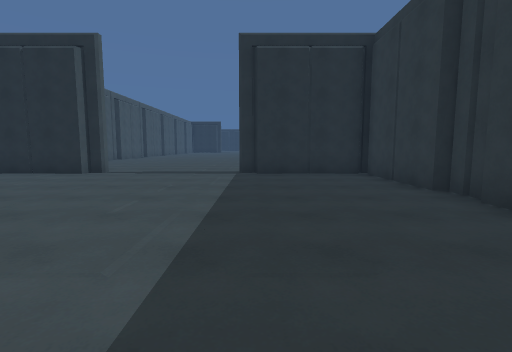
View 1 (above)

23 first-person views from a walk through a 3-D level made in the Unity game engine. The camera is 1.4 m above the floor, tilts 6° down and sees 85° across. The floor is counted in squares, 1.8 m on a side. Each view is taken from the middle of a square. On the plan, view 1 faces up. The plan holds only what a view shows up to about 10 squares ahead; the rest is blank. The place goes on beyond the plan. The player is left out. Some animated figures are left out. Surface patterns are stand-ins for the level's own textures.

View 2
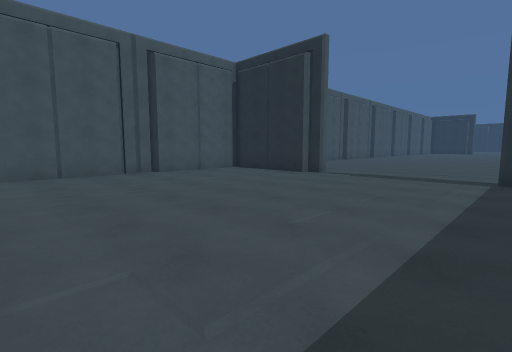

View 3
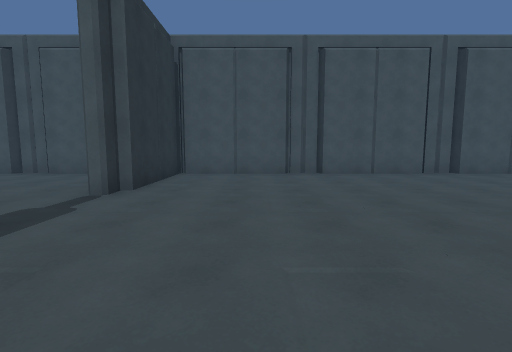

View 4
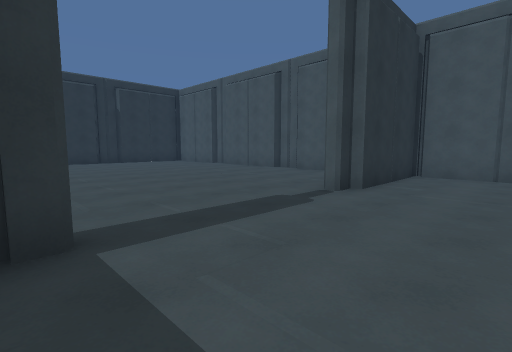

View 5
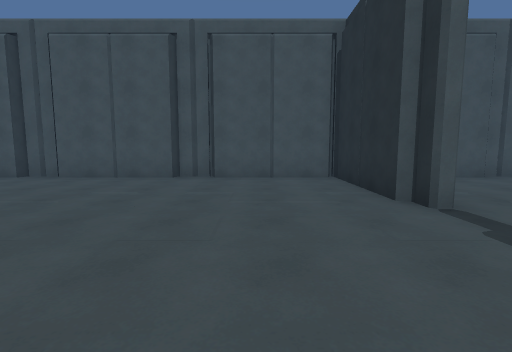

View 6
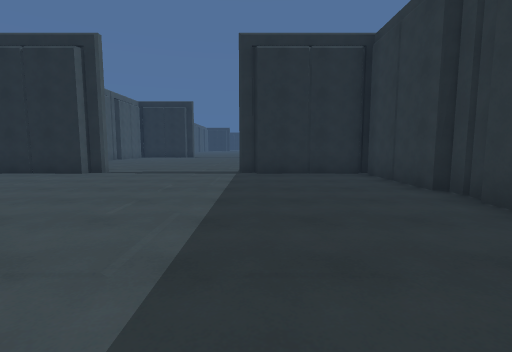

View 7
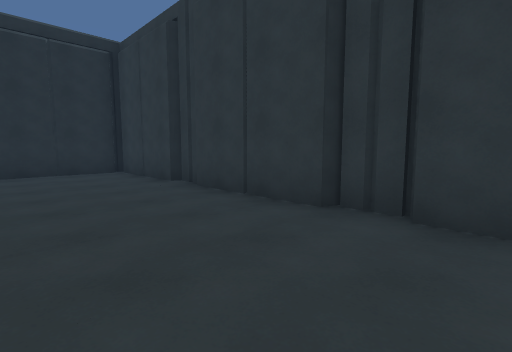

View 8
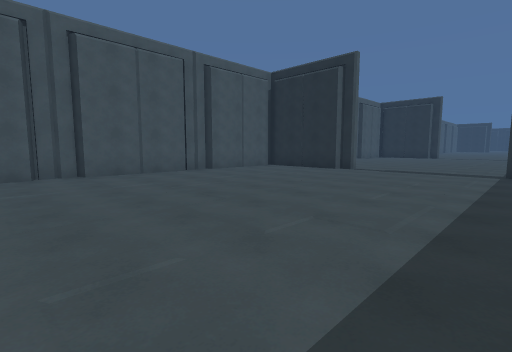

View 9
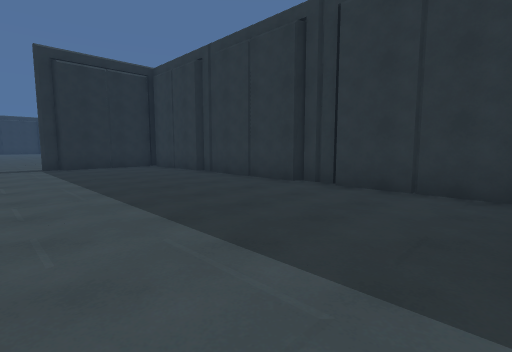

View 10
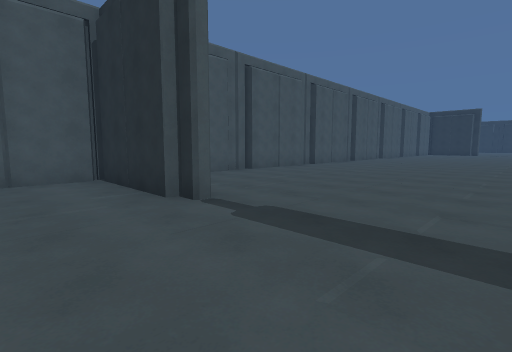

View 11
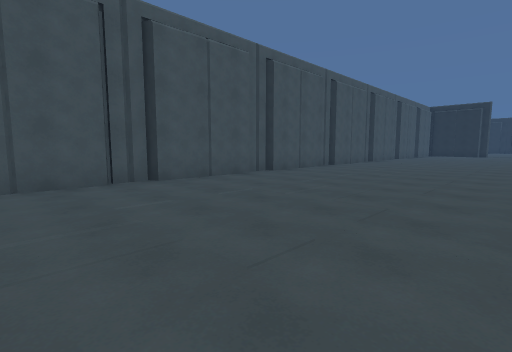

View 12
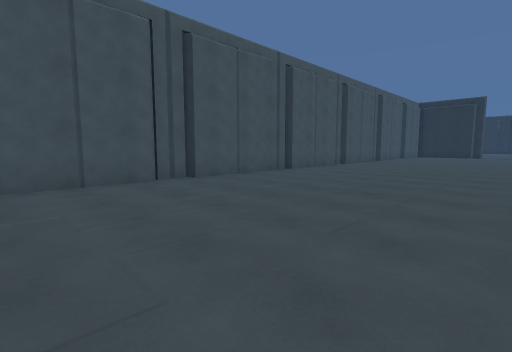

View 13
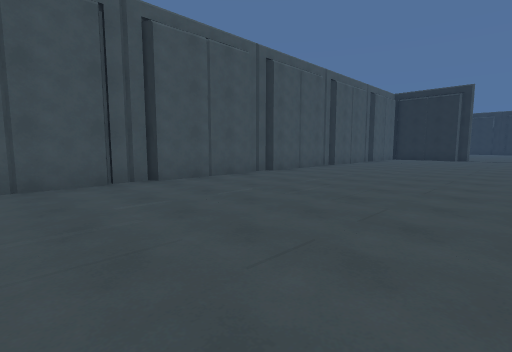

View 14
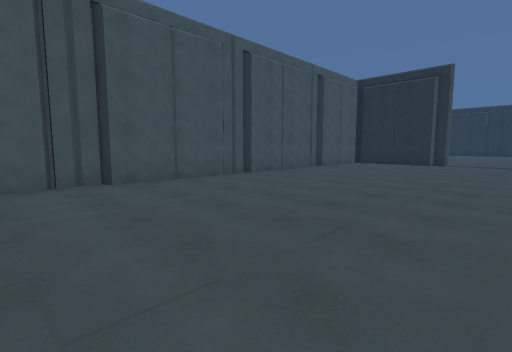

View 15
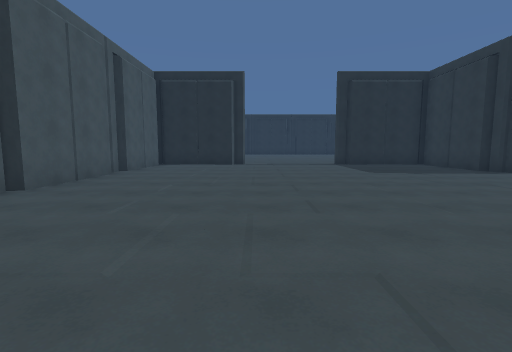

View 16
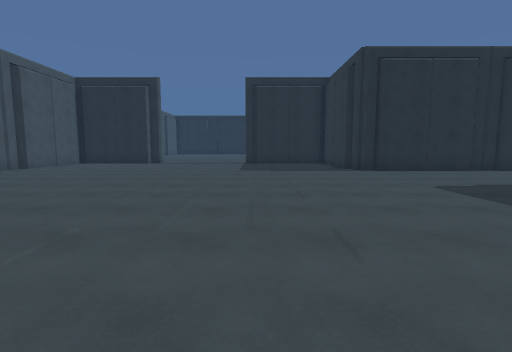

View 17
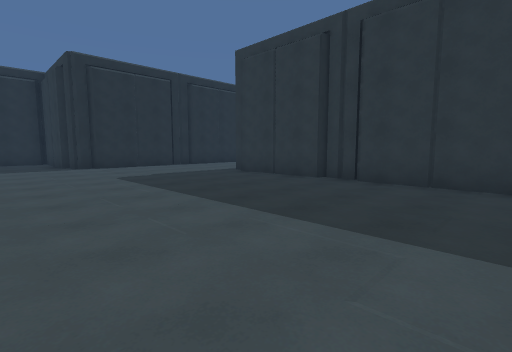

View 18
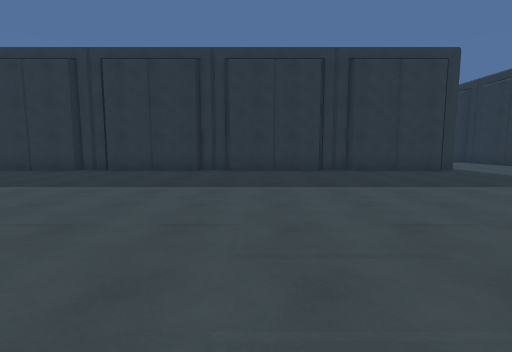

View 19
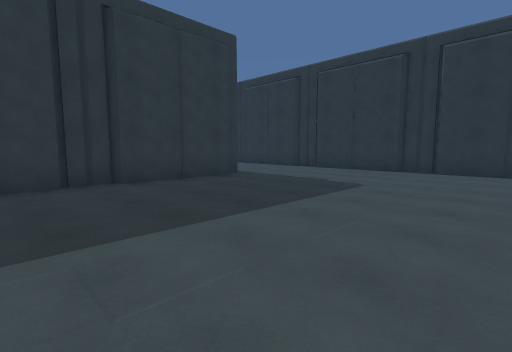

View 20
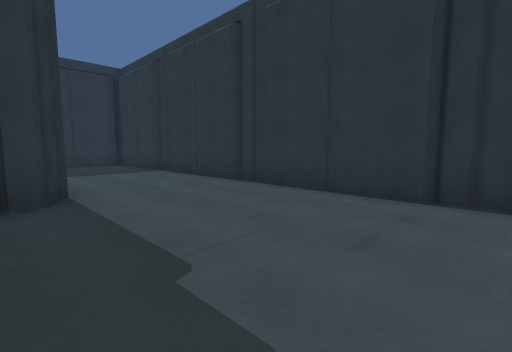

View 21
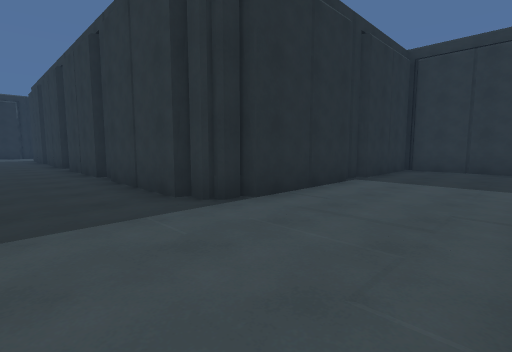

View 22
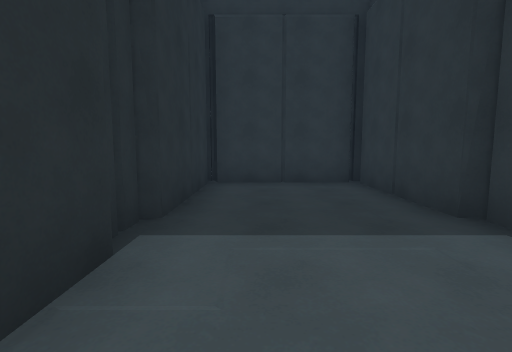

View 23
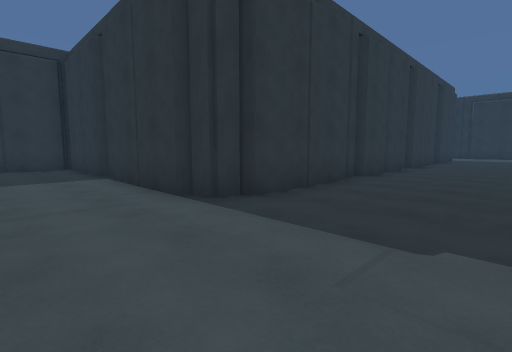

### Floor plan
Points are (right, up) in squares from view 1. A wall is a line through its corners. A room is listed if a view was taken in it or the views show most of it. See-through windows are left out.
Room 1 (views 1, 2, 3, 4, 5, 6, 7, 8, 9, 10)
walls: (-0.5, -3.4) (0, -3.4); (0, -3.8) (-0.5, -3.8); (-4.9, -3.6) (-5, -4) (-8.1, -4) (-8.1, -7.1); (3.2, -2.9) (3.2, -0.1); (3.4, 0) (3.4, 0.9); (3.2, 0.9) (3.2, 3.9); (3.2, -7.1) (3.2, -4) (0, -4); (-8.1, -0.1) (-8.1, -3.2) (-5, -3.2); (3.4, -8) (3.4, -7.1); (-8.3, 0.9) (-8.3, -0.1); (-8.3, -7.1) (-8.3, -8.1); (-8.1, -8.1) (-8.1, -11.1); (3.4, 4) (3.4, 4.9); (-8.1, 3.9) (-8.1, 0.9); (3.2, 4.9) (3.2, 8) (0, 8); (-8.3, -11.1) (-8.3, -12.1); (3.4, -12.1) (3.4, -11.1) (3.2, -11.1) (3.2, -8.1); (-8.1, -12.1) (-8.1, -12.8); (3.2, -13) (3.2, -12.1); (0, 8.2) (-0.5, 8.2); (-5, 8) (-8.1, 8); (-8.1, 7.9) (-8.1, 5) (-8.3, 4.9) (-8.3, 3.9)
ways out: opening at (-2, 8.8) to room 2
Room 2 (views 11, 12, 13, 14, 15, 16, 17, 18, 19, 20, 21, 22, 23)
walls: (7.3, 23.9) (7.3, 24.9); (7.3, 19.9) (7.3, 20.9) (7.2, 20.9) (7.2, 23.9); (7.2, 24.9) (7.2, 27.9); (7.3, 28.3) (7.8, 28.8) (11, 28.8); (7.5, 28.6) (8, 28.6); (-8.1, 23.9) (-8.1, 20.9); (-8.1, 19.9) (-8.1, 16.9); (-8.3, 20.9) (-8.3, 19.9); (-8.3, 24.9) (-8.3, 23.9); (3.4, 32.2) (3.4, 32.9); (-8.3, 16.9) (-8.3, 16); (-8.1, 27.9) (-8.1, 24.9); (-8.1, 15.9) (-8.1, 12.9) (-8.3, 12.9) (-8.3, 11.9); (-8.3, 28.9) (-8.3, 28); (7, 32) (4.1, 32) (4, 32.2) (3.6, 32.2) (3.2, 32.7) (3.2, 34.1); (8, 12.2) (7.3, 12.2) (7.3, 12.9); (8, 32.2) (7.1, 32.2); (12, 28.8) (15.2, 28.8) (15.2, 30.6); (1.4, 8.8) (3, 8.8); (-8.1, 31.9) (-8.1, 28.9); (3.2, 8.6) (4, 8.6) (4, 8.8) (7, 8.8); (-8.1, 11.9) (-8.1, 10.2); (11, 12) (7.8, 12) (7.2, 12.6) (7.2, 15.9) (7.3, 15.9) (7.3, 16.9) (7.2, 16.9) (7.2, 19.9); (-8.3, 32.9) (-8.3, 32); (7.1, 8.6) (8, 8.6) (8, 8.8) (11, 8.8); (12, 12.2) (11.2, 12.2); (-8.1, 34.1) (-8.1, 32.9); (11.2, 8.6) (12, 8.6); (-8.5, 8) (-8.1, 7.9); (12, 8.8) (15.2, 8.8) (15.2, 12) (12, 12)
ways out: opening at (-2, 8.8) to room 1

Where each view was taken, in squares from view 1:
view 1: 0 up, 0 right, facing up
view 2: 1 up, 0 right, facing up-left
view 3: 1 down, 0 right, facing left
view 4: 1 down, 0 right, facing down-left
view 5: 6 down, 1 left, facing left
view 6: 12 down, 0 right, facing up
view 7: 13 down, 0 right, facing up-right
view 8: 13 down, 0 right, facing up-left
view 9: 3 down, 2 left, facing up-right
view 10: 6 up, 1 left, facing up-left
view 11: 10 up, 2 left, facing up-left
view 12: 13 up, 2 left, facing up-left
view 13: 18 up, 2 left, facing up-left
view 14: 23 up, 2 left, facing up-left
view 15: 24 up, 4 left, facing up
view 16: 23 up, 0 right, facing up
view 17: 21 up, 1 right, facing up-right
view 18: 19 up, 2 left, facing right
view 19: 18 up, 1 right, facing down-right
view 20: 13 up, 3 right, facing down-right
view 21: 9 up, 5 right, facing up-right
view 22: 11 up, 9 right, facing right
view 23: 31 up, 4 right, facing down-right
